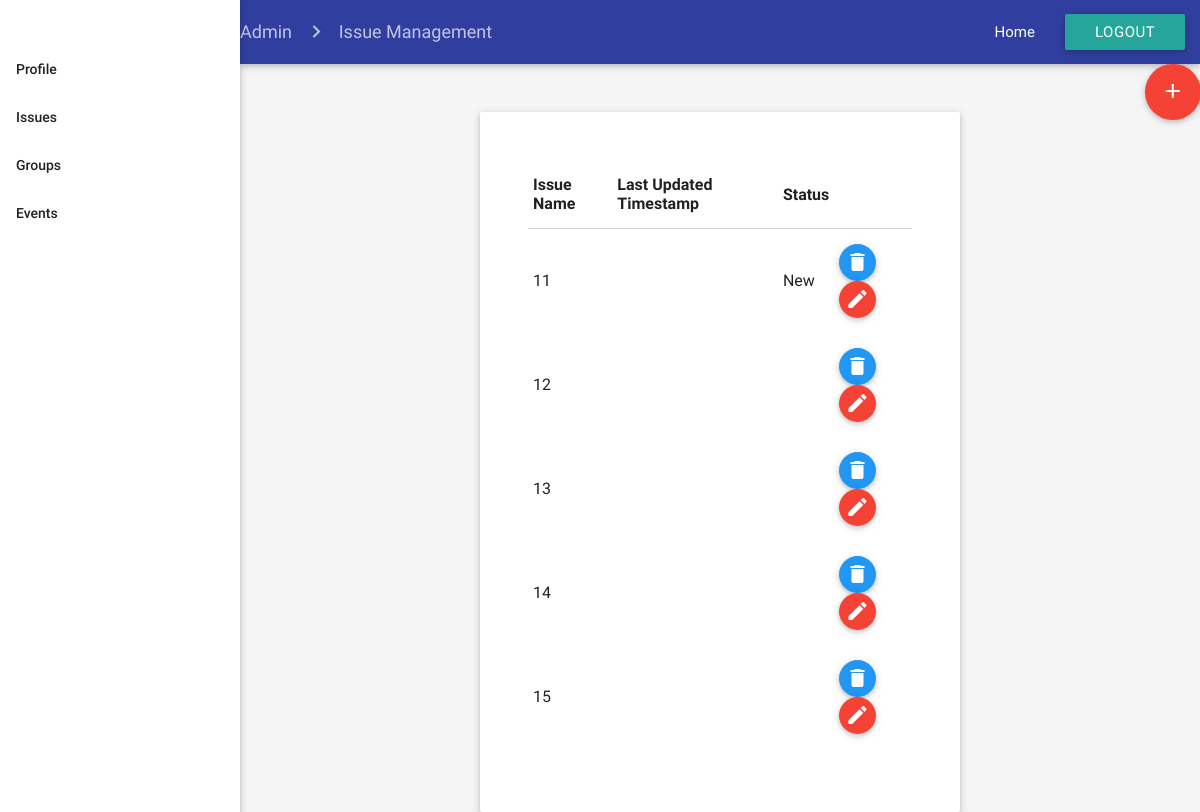
The page /html/admin/issueManagement_admin.php on the database its author committed.
### tables this page shows
CREATE TABLE `issues` (
  `Issues_ID` int(11) NOT NULL,
  `Summary` mediumtext NOT NULL,
  `Created_Timestamp` datetime DEFAULT NULL,
  `Last_Update_Timestamp` datetime DEFAULT NULL,
  `First_Response_Timestamp` datetime DEFAULT NULL,
  `First_Response_User` varchar(255) DEFAULT NULL,
  `Completed_Timestamp` datetime DEFAULT NULL,
  `Assign_User` varchar(255) DEFAULT NULL,
  `Description` mediumtext,
  `Location` varchar(255) DEFAULT NULL,
  `Label` varchar(255) DEFAULT NULL,
  `Status` enum('New','Awaiting_User_Response','Assigned','In_Progress','Complete','Invalid') NOT NULL DEFAULT 'New',
  `Comment_ID` int(11) NOT NULL
);

### html/admin/issueManagement_admin.php (the view, shortened to what this page needs)
<html>
<head>
    <link type="text/css" rel="stylesheet" href="../../css/materialize.min.css" media="screen,projection" />
    <link type="text/css" rel="stylesheet" href="../../css/register.css" />
    <link type="text/css" rel="stylesheet" href="../../css/patron_home.css" />
</head>
<body class="grey lighten-4">
    <ul id="nav-mobile" class="side-nav fixed sideNav">
        <br>
        <br>
        <li class="bold"><a href="http://localhost/MIS347/html/admin/profile_admin.php" class="waves-effect waves-teal">Profile</a></li>
        <li class="bold"><a href="http://localhost/MIS347/html/admin/issueManagement_admin.php" class="waves-effect waves-teal">Issues</a></li>
        <li class="bold"><a href="http://localhost/MIS347/html/admin/groupManagement_admin.php" class="waves-effect waves-teal">Groups</a></li>
        <li class="bold"><a href="http://localhost/MIS347/html/admin/eventManagement_admin.php" class="waves-effect waves-teal">Events</a></li>
    </ul>
    <div class="mainContainer">
        <nav class="indigo darken-2 topNavBar">
            <div class="nav-wrapper">
                <div class="col s12">
                    <a href="#!" class="breadcrumb">Admin</a>
                    <a href="#!" class="breadcrumb">Issue Management</a>
                    <ul class="right hide-on-med-and-down">
                        <li><a href="dashboard_admin.html">Home</a></li>
                        <li><a class="waves-effect waves-light btn" href="../../php/logout.php">Logout</a></li>
                    </ul>
                </div>
            </div>
        </nav>
        <div id="fab_add">
            <a class="btn-floating btn-large waves-effect waves-light red right" id="fab_add" href="issueSubmit_admin.html"><i class="material-icons">add</i></a>
        </div>
        <div class="formContainer card">
            <form class="col s12 l12 m6">
                <table class="highlight responsive-table">
                    <thead>
                        <tr>
                            <th data-field="id">Issue Name</th>
                            <th data-field="name">Last Updated Timestamp</th>
                            <th data-field="price">Status</th>
                            <th data-field="action"></th>
                        </tr>
                    </thead>
                    <tbody>
                        <?php
						$conn = new mysqli(DB_HOST,DB_USER,DB_PASSWORD,'skecomplaints');
                            $sql = "SELECT * FROM issues";
                            $result = $conn->query($sql);
                            while($row = $result->fetch_assoc()){
                                $Issue_ID = $row["Issues_ID"];
                                $Last_Update_Timestamp = $row["Last_Update_Timestamp"];
                                $Status = $row["Status"];
                                echo '
								<tr id="E'.$Issue_ID.'">
									<form  id="edit_issues" action = "../../php/edit_issues.php" method = "post">
                                        <input name="Eissueid" type = "hidden" value = "'.$Issue_ID.'" />
                                    </form>
                                <tr id="D'.$Issue_ID.'">
                                   <form  id="issueDelete" action = "../../php/issueDelete.php" method = "post">
                                        <input name="Dissueid" type = "hidden" value = "'.$Issue_ID.'" />
                                    </form>
                                    <td>'.$Issue_ID.'</td>
                                    <td>'.$Last_Update_Timestamp.'</td>
                                    <td>'.$Status.'</td>
                                    <td>
                                        <button class="btn-floating modal-trigger btn-small waves-effect waves-light blue btn_delete" href="#deleteIssueModal"><i class="material-icons">delete</i></button>
                                        <button class="btn-floating modal-trigger btn-small waves-effect waves-light red btn_edit" href="#editIssueModal"><i class="material-icons">mode_edit</i></a>
                                    </td>
								</tr>
                                </tr>
                                ';
                            }
                        ?>
                    </tbody>
                </table>
            </form>
        </div>
    </div>
</body>
</html>

### css/patron_home.css (style rules this page uses)
@media only screen and (min-width: 993px) { .mainContainer { width: 80%; margin-left: 20%; } }
.sidenav { width: 20%; }
.formContainer { width: 50%; margin: 5% auto 0 auto; padding: 5%; }

### rows shown on the page
issues: Issues_ID "11", Status "New"
issues: Issues_ID "12"
issues: Issues_ID "13"
issues: Issues_ID "14"
issues: Issues_ID "15"
